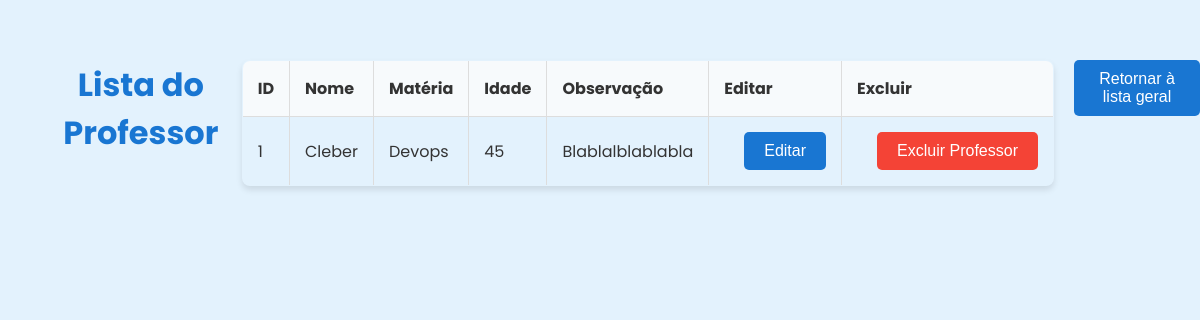
/professores/1, run on an earlier commit of the app's database.
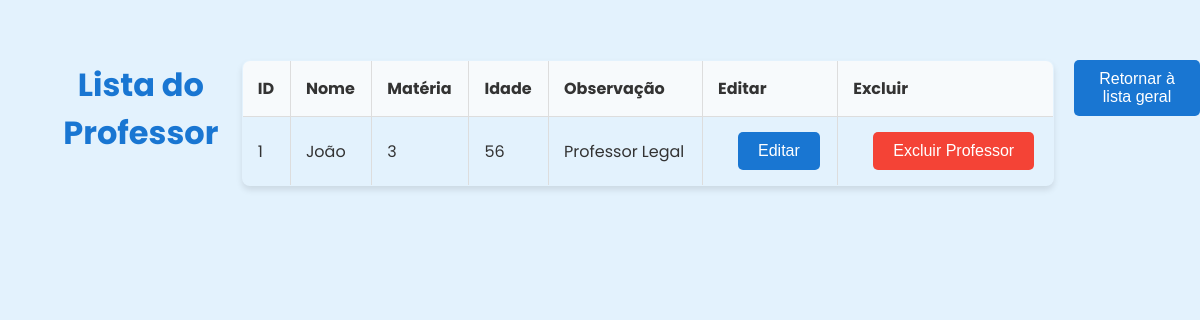
And on a later commit of the database.
### model/model_profs.py (models this page shows, shortened)
class Professor(db.Model):
    __tablename__ = 'professores'
    id = db.Column(db.Integer, primary_key=True)
    nome = db.Column(db.String(80))
    idade = db.Column(db.Integer)
    materia = db.Column(db.String(30))
    observacao = db.Column(db.String(30))
    def to_dict(self):
        return {
            "id": self.id,
            "nome": self.nome,
            "materia": self.materia,
            "idade": self.idade,
            "observacao": self.observacao,
        }

### routes/profs_routes.py (the view)
@professores_blueprint.route('/professores/<int:id_prof>', methods=['GET'])
def get_professorPorId(id_prof):
    try:
        professor = prof_por_id(id_prof)
        return render_template("prof_id.html", professor=professor)
    except DadoNaoEncontrado:
        return jsonify({"erro": 'Professor nao encontrado'}), 404

### model/model_profs.py (called while the page is built)
def prof_por_id(id_prof):
    professor = Professor.query.get(id_prof)
    if not professor:
        raise DadoNaoEncontrado
    return professor.to_dict()

### templates/prof_id.html (shortened to what this page needs)
<!DOCTYPE html>
<html lang="pt-BR">
<head>
</head>
<body>
    <div class="container">
        <h1>Lista do Professor</h1>
        <table>
            <thead>
                <tr>
                    <th>ID</th>
                    <th>Nome</th>
                    <th>Matéria</th>
                    <th>Idade</th>
                    <th>Observação</th>
                    <th>Editar</th>
                    <th>Excluir</th>
                </tr>
            </thead>
            <tbody>
                <tr>
                    <td>{{ professor.id }}</td>
                    <td>{{ professor.nome }}</td>
                    <td>{{ professor.materia }}</td>
                    <td>{{ professor.idade }}</td>
                    <td>{{ professor.observacao }}</td>
                    <td>
                        <a href="{{ url_for('professores.editar_prof_page', id_prof=professor.id) }}">
                            <button>Editar</button>
                        </a>
                    </td>
                    <td>
                        <form id="delete-form" action="{{ url_for('professores.delete_professor', id_prof=professor.id) }}" method="POST">
                            <button type="submit" class="delete-btn">Excluir Professor</button>
                        </form>
                    </td>
                </tr>
            </tbody>
        </table>
        <div>
            <a href="{{ url_for('professores.get_professores',) }}">
                <button>Retornar à lista geral</button>
            </a>
        </div>
    </div>
</body>
</html>

What changed in the data, as far as the page shows it:
changed Professor: nome "Cleber" → "João"; observacao "Blablalblablabla" → "Professor Legal"; materia "Devops" → (not shown)
Also different on the page:
{{ professor.materia }}: (not shown) → "3"
{{ professor.idade }}: "45" → "56"
